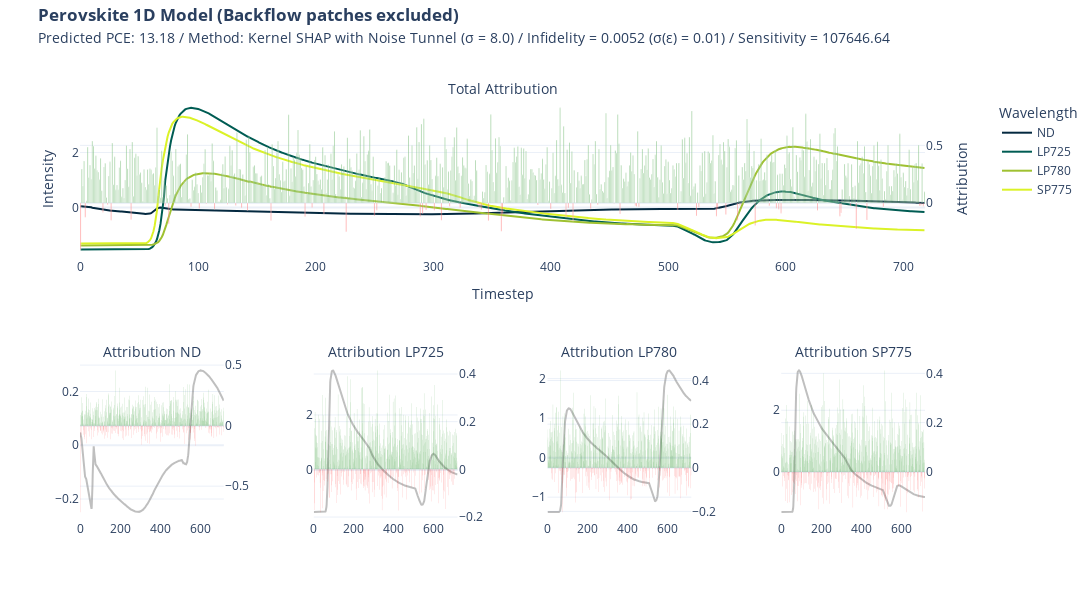

Notebook source saved alongside this figure:
### Code cell
import plotly.graph_objects as go

def format_title(title, subtitle=None, subtitle_font_size=14):
    title = f'<b>{title}</b>'
    if not subtitle:
        return title
    subtitle = f'<span style="font-size: {subtitle_font_size}px;">{subtitle}</span>'
    return f'{title}<br>{subtitle}'

from plotly.subplots import make_subplots

fig = make_subplots(rows=2, 
                    cols=4, 
                    specs=[[{"secondary_y": True, "colspan": 4}, None,None,None],
                           [{"secondary_y": True},{"secondary_y": True},{"secondary_y": True},{"secondary_y": True}]],
                    subplot_titles=(format_title("", "Total Attribution"), format_title("", "Attribution ND"), format_title("", "Attribution LP725"), format_title("", "Attribution LP780"), format_title("", "Attribution SP775"))
                    )

fig.add_trace(go.Scatter(y=x[0], name = "ND", marker_color="#042940"))
fig.add_trace(go.Scatter(y=x[1], name = "LP725", marker_color="#005C53"))
fig.add_trace(go.Scatter(y=x[2], name = "LP780", marker_color="#9FC131"))
fig.add_trace(go.Scatter(y=x[3], name = "SP775", marker_color="#DBF227"))

fig.add_trace(go.Bar(y=attr_ks.squeeze().sum(axis=0), name = "Attribution",marker_color=np.where(attr_ks.squeeze().sum(axis=0)<0, 'red', 'green'), opacity = 0.5,showlegend=False),secondary_y=True)

fig.update_yaxes(title= "Intensity")
fig.update_yaxes(title_text="Attribution", secondary_y=True)
fig.update_xaxes(title= "Timestep")

fig.add_trace(go.Scatter(y=x[0], name = "ND",marker_color="grey", opacity = 0.5,showlegend=False), row=2, col=1)
fig.add_trace(go.Bar(y=attr_ks.squeeze()[0],marker_color=np.where(attr_ks.squeeze()[0]<0, 'red', 'green'), opacity = 0.5,showlegend=False,marker_line_width=0),secondary_y=True, row=2, col=1)

fig.update_yaxes(title= None, row=2, col=1)
fig.update_yaxes(title_text=None, secondary_y=True, row=2, col=1)
fig.update_xaxes(title= None, row=2, col=1)

fig.add_trace(go.Scatter(y=x[1], name = "LP725",marker_color="grey", opacity = 0.5,showlegend=False), row=2, col=2)
fig.add_trace(go.Bar(y=attr_ks.squeeze()[1],marker_color=np.where(attr_ks.squeeze()[1]<0, 'red', 'green'), opacity = 0.5,showlegend=False,marker_line_width=0),secondary_y=True, row=2, col=2)

fig.update_yaxes(title= None, row=2, col=2)
fig.update_yaxes(title_text=None, secondary_y=True, row=2, col=2)
fig.update_xaxes(title= None, row=2, col=2)

fig.add_trace(go.Scatter(y=x[2], name = "LP780",marker_color="grey", opacity = 0.5,showlegend=False), row=2, col=3)
fig.add_trace(go.Bar(y=attr_ks.squeeze()[2],marker_color=np.where(attr_ks.squeeze()[2]<0, 'red', 'green'), opacity = 0.5,showlegend=False,marker_line_width=0),secondary_y=True, row=2, col=3)

fig.update_yaxes(title= None, row=2, col=3)
fig.update_yaxes(title_text=None, secondary_y=True, row=2, col=3)
fig.update_xaxes(title= None, row=2, col=3)

fig.add_trace(go.Scatter(y=x[3], name = "SP775",marker_color="grey", opacity = 0.5,showlegend=False), row=2, col=4)
fig.add_trace(go.Bar(y=attr_ks.squeeze()[3],marker_color=np.where(attr_ks.squeeze()[3]<0, 'red', 'green'), opacity = 0.5,showlegend=False,marker_line_width=0),secondary_y=True, row=2, col=4)

fig.update_yaxes(title= None, row=2, col=4)
fig.update_yaxes(title_text=None, secondary_y=True, row=2, col=4)
fig.update_xaxes(title= None, row=2, col=4)

fig.update_layout(
    title= format_title("Perovskite 1D Model (Backflow patches excluded)", 
    "Predicted PCE: " + str(y) + " / Method: Kernel SHAP with Noise Tunnel (" + u"\u03C3" + " = " + str(stdev) +") / Infidelity = " + str(*np.round(infid_ks.numpy(),4)) + " ("+ u"\u03C3" + "(" + u"\u03B5" + ") = " 
    + str(std_noise) + ")" + " / Sensitivity = " + str(*np.round(sens_ks.numpy(),4)) ),
    legend_title = "Wavelength",
    title_y = 0.965,
    title_x = 0.035,
    template = "plotly_white",
    height=600, width=2200
)

fig.write_image("xai/images/1D/1D_nb_ks.png", scale=2)

fig.show()

### Figure 1 — Plotly figure (JSON) as saved in the notebook; plotly's stock layout.template omitted (floating-point values rounded to 4 significant figures; data arrays with more than 128 entries replaced by an {"elided": "..."} marker saying what was removed)
{"data": [{"marker": {"color": "#042940"}, "name": "ND", "type": "scatter", "y": {"elided": "719 float values"}}, {"marker": {"color": "#005C53"}, "name": "LP725", "type": "scatter", "y": {"elided": "719 float values"}}, {"marker": {"color": "#9FC131"}, "name": "LP780", "type": "scatter", "y": {"elided": "719 float values"}}, {"marker": {"color": "#DBF227"}, "name": "SP775", "type": "scatter", "y": {"elided": "719 float values"}}, {"marker": {"color": {"elided": "719 str values"}}, "name": "Attribution", "opacity": 0.5, "showlegend": false, "type": "bar", "xaxis": "x", "y": {"elided": "719 float values"}, "yaxis": "y2"}, {"marker": {"color": "grey"}, "name": "ND", "opacity": 0.5, "showlegend": false, "type": "scatter", "xaxis": "x2", "y": {"elided": "719 float values"}, "yaxis": "y3"}, {"marker": {"color": {"elided": "719 str values"}, "line": {"width": 0}}, "opacity": 0.5, "showlegend": false, "type": "bar", "xaxis": "x2", "y": {"elided": "719 float values"}, "yaxis": "y4"}, {"marker": {"color": "grey"}, "name": "LP725", "opacity": 0.5, "showlegend": false, "type": "scatter", "xaxis": "x3", "y": {"elided": "719 float values"}, "yaxis": "y5"}, {"marker": {"color": {"elided": "719 str values"}, "line": {"width": 0}}, "opacity": 0.5, "showlegend": false, "type": "bar", "xaxis": "x3", "y": {"elided": "719 float values"}, "yaxis": "y6"}, {"marker": {"color": "grey"}, "name": "LP780", "opacity": 0.5, "showlegend": false, "type": "scatter", "xaxis": "x4", "y": {"elided": "719 float values"}, "yaxis": "y7"}, {"marker": {"color": {"elided": "719 str values"}, "line": {"width": 0}}, "opacity": 0.5, "showlegend": false, "type": "bar", "xaxis": "x4", "y": {"elided": "719 float values"}, "yaxis": "y8"}, {"marker": {"color": "grey"}, "name": "SP775", "opacity": 0.5, "showlegend": false, "type": "scatter", "xaxis": "x5", "y": {"elided": "719 float values"}, "yaxis": "y9"}, {"marker": {"color": {"elided": "719 str values"}, "line": {"width": 0}}, "opacity": 0.5, "showlegend": false, "type": "bar", "xaxis": "x5", "y": {"elided": "719 float values"}, "yaxis": "y10"}], "layout": {"annotations": [{"font": {"size": 16}, "showarrow": false, "text": "<b></b><br><span style=\"font-size: 14px;\">Total Attribution</span>", "x": 0.47, "xanchor": "center", "xref": "paper", "y": 1, "yanchor": "bottom", "yref": "paper"}, {"font": {"size": 16}, "showarrow": false, "text": "<b></b><br><span style=\"font-size: 14px;\">Attribution ND</span>", "x": 0.08, "xanchor": "center", "xref": "paper", "y": 0.375, "yanchor": "bottom", "yref": "paper"}, {"font": {"size": 16}, "showarrow": false, "text": "<b></b><br><span style=\"font-size: 14px;\">Attribution LP725</span>", "x": 0.34, "xanchor": "center", "xref": "paper", "y": 0.375, "yanchor": "bottom", "yref": "paper"}, {"font": {"size": 16}, "showarrow": false, "text": "<b></b><br><span style=\"font-size: 14px;\">Attribution LP780</span>", "x": 0.6, "xanchor": "center", "xref": "paper", "y": 0.375, "yanchor": "bottom", "yref": "paper"}, {"font": {"size": 16}, "showarrow": false, "text": "<b></b><br><span style=\"font-size: 14px;\">Attribution SP775</span>", "x": 0.86, "xanchor": "center", "xref": "paper", "y": 0.375, "yanchor": "bottom", "yref": "paper"}], "height": 600, "legend": {"title": {"text": "Wavelength"}}, "title": {"text": "<b>Perovskite 1D Model (Backflow patches excluded)</b><br><span style=\"font-size: 14px;\">Predicted PCE: 13.18 / Method: Kernel SHAP with Noise Tunnel (σ = 8.0) / Infidelity = 0.0052 (σ(ε) = 0.01) / Sensitivity = 107646.64</span>", "x": 0.035, "y": 0.965}, "width": 2200, "xaxis": {"anchor": "y", "domain": [0, 0.94], "title": {"text": "Timestep"}}, "xaxis2": {"anchor": "y3", "domain": [0, 0.16], "title": {}}, "xaxis3": {"anchor": "y5", "domain": [0.26, 0.42], "title": {}}, "xaxis4": {"anchor": "y7", "domain": [0.52, 0.68], "title": {}}, "xaxis5": {"anchor": "y9", "domain": [0.78, 0.94], "title": {}}, "yaxis": {"anchor": "x", "domain": [0.625, 1], "title": {"text": "Intensity"}}, "yaxis10": {"anchor": "x5", "overlaying": "y9", "side": "right", "title": {}}, "yaxis2": {"anchor": "x", "overlaying": "y", "side": "right", "title": {"text": "Attribution"}}, "yaxis3": {"anchor": "x2", "domain": [0, 0.375], "title": {}}, "yaxis4": {"anchor": "x2", "overlaying": "y3", "side": "right", "title": {}}, "yaxis5": {"anchor": "x3", "domain": [0, 0.375], "title": {}}, "yaxis6": {"anchor": "x3", "overlaying": "y5", "side": "right", "title": {}}, "yaxis7": {"anchor": "x4", "domain": [0, 0.375], "title": {}}, "yaxis8": {"anchor": "x4", "overlaying": "y7", "side": "right", "title": {}}, "yaxis9": {"anchor": "x5", "domain": [0, 0.375], "title": {}}}}
